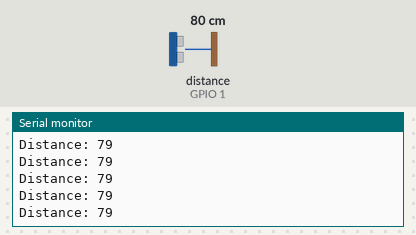
Simulated run of this sketch. Board: ESP32. Parts: the last lines printed to the serial monitor. Wiring (inferred from the names in the program): ultrasonic range finder: trigger GPIO 2; echo GPIO 1. Inputs (shaded band) come from the test bench; at power-on: distance to the obstacle (sensor on GPIO 1) 80 cm. The echo pulse lasts 58.3 µs per cm; nothing arrives over Bluetooth unless stated; a phone connects over Bluetooth LE 3 s after start.

Above: at 1.2 s.
1.3 s: distance to the obstacle (sensor on GPIO 1) set to 2 cm
At 1.59 s:
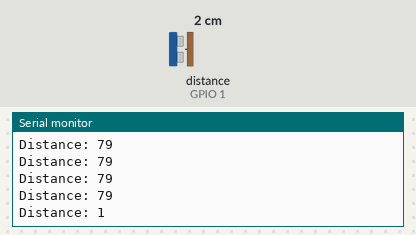
2.8 s: distance to the obstacle (sensor on GPIO 1) set to 4 cm
At 2.8 s:
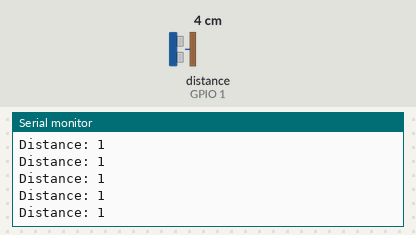
Timing chart, 0 to 5.8 s (numbered marks = the images above; inputs shaded):
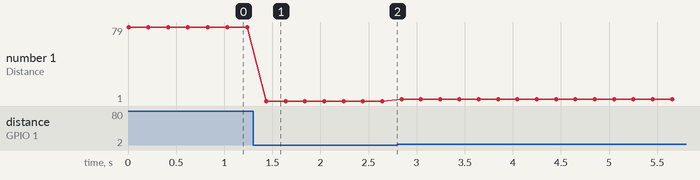

The sketch:

03_Distance_Sensor_BLE_UUID.ino
```cpp
#include <BLEDevice.h>
#include <BLEServer.h>
#include <BLEUtils.h>
#include <BLE2902.h>

/*
  Custom UUIDs

  These replace the standard Battery Service UUIDs:
  - 180F = Battery Service
  - 2A19 = Battery Level

  Since this project is measuring distance, we define our own
  custom service and characteristic UUIDs.
*/
#define DISTANCE_SERVICE_UUID "7e3a6d30-8b9e-4d4e-be5c-20d1b7c57f10"
#define DISTANCE_CHAR_UUID    "7e3a6d31-8b9e-4d4e-be5c-20d1b7c57f10"


BLEServer* pServer = nullptr;

BLECharacteristic* proximityChar = nullptr;


const int trigPin = 2;
const int echoPin = 1;

// Stores the echo pulse duration in microseconds
long duration;

// Stores the calculated distance in centimeters
int distance;

void setup() {
  // Start Serial communication for debugging on the Serial Monitor
  Serial.begin(115200);

  // Configure the ultrasonic sensor pins
  pinMode(trigPin, OUTPUT);
  pinMode(echoPin, INPUT);

  // Configure built-in LED as an output
  pinMode(LED_BUILTIN, OUTPUT);


    //Initialize BLE device.
  BLEDevice::init("distance_sensor_test");

  // Create a BLE server on the ESP32
  pServer = BLEDevice::createServer();

  /*
    Create a BLE service using a custom UUID.
    A service groups related BLE data.
    In this case, the service represents our distance sensor.
  */
  BLEService* proxService = pServer->createService(DISTANCE_SERVICE_UUID);

  /*
    Create a BLE characteristic using a custom UUID.

    A characteristic holds a specific value.
    In this case, it holds the measured distance.

    PROPERTY_READ:
      Allows the phone to manually read the current value.

    PROPERTY_NOTIFY:
      Allows the ESP32 to automatically send updated values
      to the phone when the distance changes.
  */
  proximityChar = proxService->createCharacteristic(
    DISTANCE_CHAR_UUID,
    BLECharacteristic::PROPERTY_READ | BLECharacteristic::PROPERTY_NOTIFY
  );

  /*
    Add BLE2902 descriptor.

    This enables notifications so that a phone app like nRF Connect
    can subscribe to live updates.
  */
  proximityChar->addDescriptor(new BLE2902());

  // Start the BLE service
  proxService->start();

  /*
    Start advertising.

    Advertising means the ESP32 announces itself so that
    the phone can find it during a BLE scan.
  */
  BLEAdvertising* pAdvertising = BLEDevice::getAdvertising();

  // Advertise the custom distance sensor service UUID
  pAdvertising->addServiceUUID(DISTANCE_SERVICE_UUID);

  // Helps make the device more visible during scanning
  pAdvertising->setScanResponse(true);

  // Start BLE advertising
  BLEDevice::startAdvertising();

  Serial.println("BLE advertising started!");

  digitalWrite(LED_BUILTIN, LOW);
}

void loop() {
  // Measure distance and send it over BLE
  updateDistance();

  // Toggle built-in LED to show that the program is running
  digitalWrite(LED_BUILTIN, !digitalRead(LED_BUILTIN));

  // Wait 200 ms before next measurement
  delay(200);
}

void updateDistance() {

  digitalWrite(trigPin, LOW);
  delayMicroseconds(2);

  digitalWrite(trigPin, HIGH);
  delayMicroseconds(10);
  digitalWrite(trigPin, LOW);


  duration = pulseIn(echoPin, HIGH);


  distance = duration * 0.034 / 2;


  Serial.print("Distance: ");
  Serial.println(distance);

  // Convert the distance into a string. Sending it as text makes it easier to read in nRF Connect.
  String distanceString = String(distance) + " cm";


   // Store the distance string in the BLE characteristic.

  proximityChar->setValue(distanceString.c_str());

  proximityChar->notify();
}
```

Measured:
- after the input at 1.3 s, the serial monitor: prints a new line after 0.14 s (image 1)
- plotted number 1: 79 → 1 after the input at 1.3 s, 1 → 3 after the input at 2.8 s
